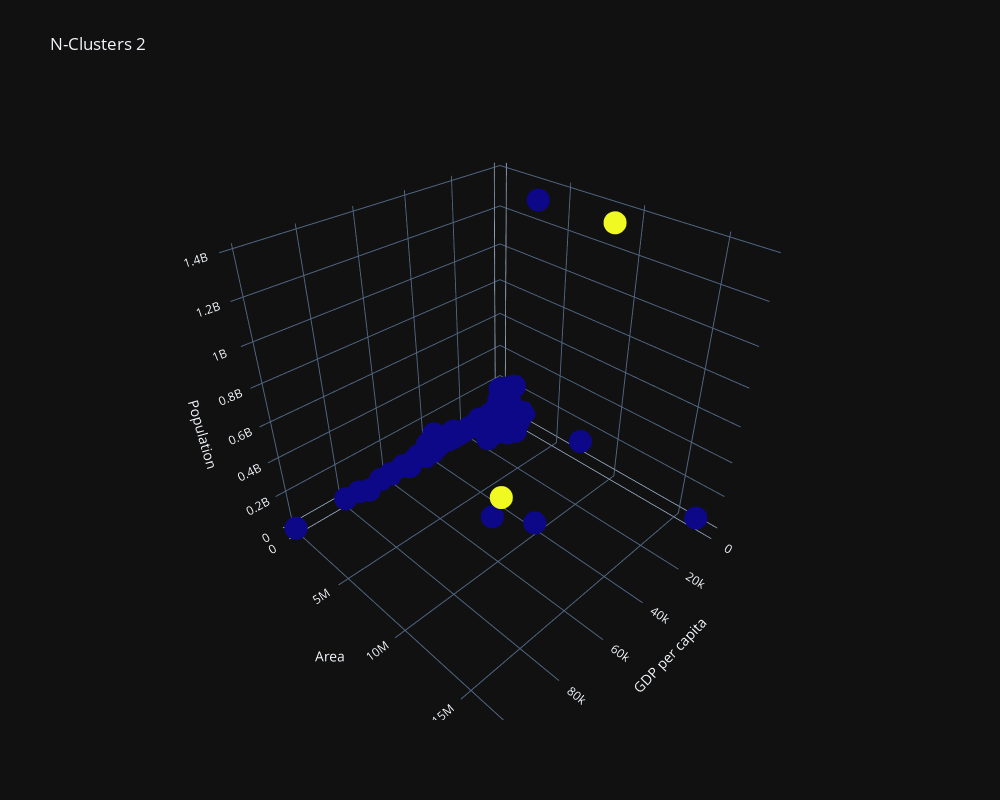
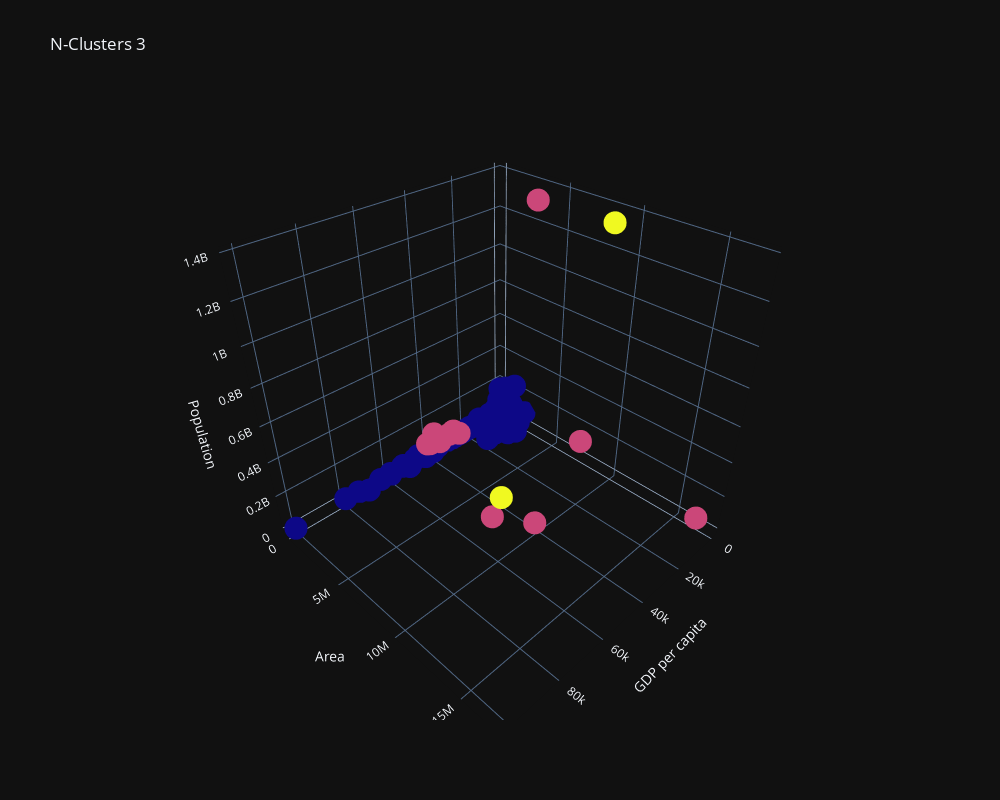
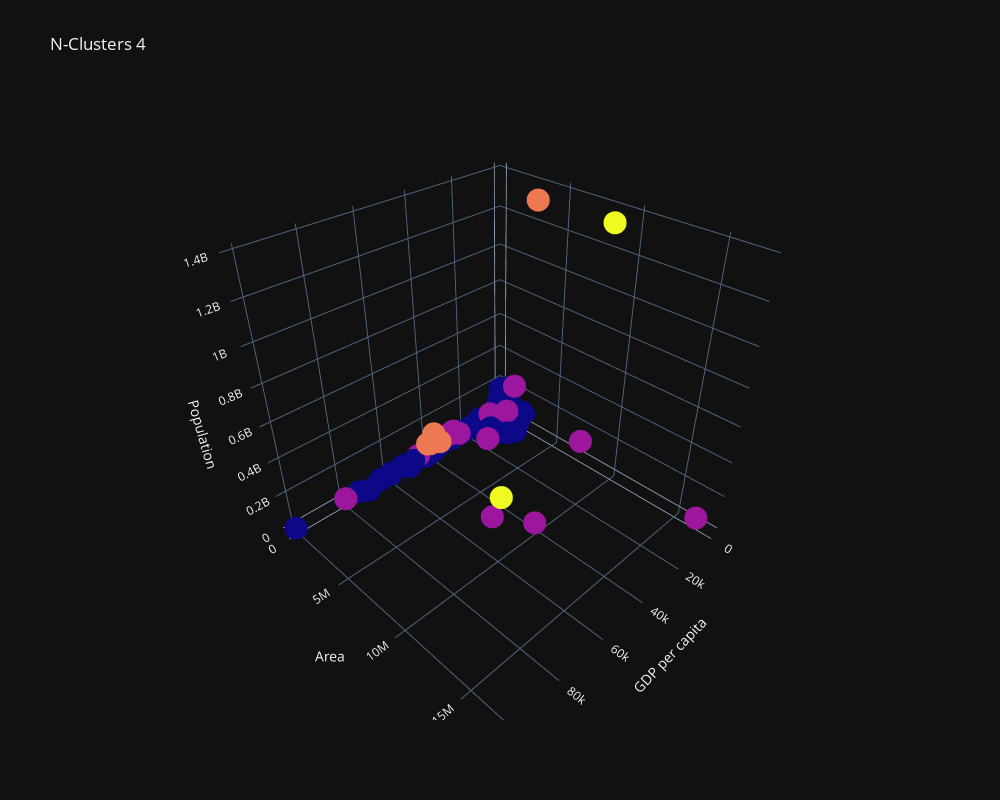
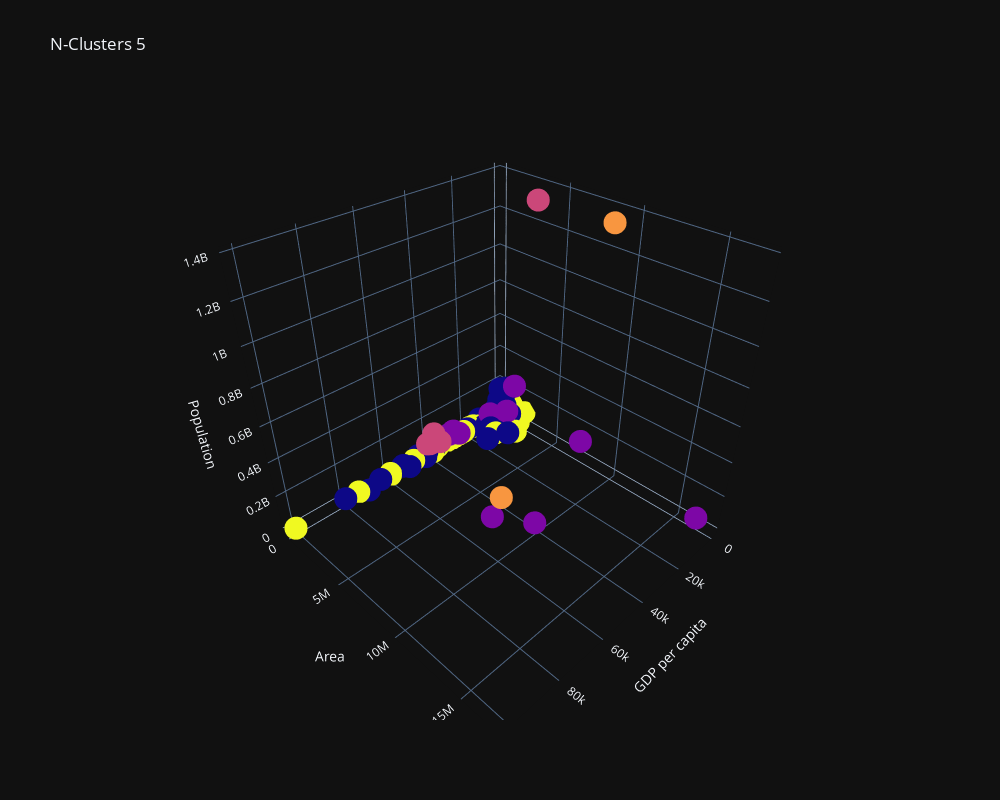

The notebook cell these images were saved under, in order:
### Markdown cell above
## Plot clusterizations with different number of clusters and region statistic in them

### Code cell
n_clusters_list = [kl.elbow, 3, 4, 5]
for n in n_clusters_list:
    kmeans = KMeans(
        init='random',
        n_clusters=n,
        n_init=10,
        max_iter=300,
        random_state=0
    )
    kmeans.fit(features)
    name = f'N-Clusters {n}'
    df[name] = kmeans.labels_

    print(name)
    for i in range(n):
        t = df[df[name] == i]
        table = pd.pivot_table(
            t, values=['GDP', 'Population', 'Area'], index=['Region'], aggfunc=np.sum
        )
        table['Density'] = table['Population'] / table['Area']
        table['GDP per capita'] = table['GDP'] / table['Population']
        max_gdp = table['GDP per capita'].max()
        max_density = table['Density'].max()
        max_gdp_region = table[table['GDP per capita'] == max_gdp].index[0]
        max_density_region = table[table['Density'] == max_density].index[0]
        print(f'\tCluster {i}')
        print(f'\t\tMax GDP: {max_gdp}\tRegion: {max_gdp_region}')
        print(f'\t\tMax Density: {max_density}\tRegion: {max_density_region}')

    fig = px.scatter_3d(
        df, x='GDP per capita', y='Area', z='Population',
        color=kmeans.labels_, hover_data=['Country Name', 'Region', 'CO2 emission', 'Density'],
        width=1000, height=800,
        title=f'N-Clusters {n}'
    )
    fig.update(layout_coloraxis_showscale=False)
    fig.show()

### Figure 1 — Plotly figure (JSON) as saved in the notebook; plotly's stock layout.template omitted (floating-point values rounded to 4 significant figures; data arrays with more than 128 entries replaced by an {"elided": "..."} marker saying what was removed)
{"data": [{"customdata": {"elided": "217x4 mixed values"}, "hovertemplate": "GDP per capita=%{x}<br>Area=%{y}<br>Population=%{z}<br>Country Name=%{customdata[0]}<br>Region=%{customdata[1]}<br>CO2 emission=%{customdata[2]}<br>Density=%{customdata[3]}<br>color=%{marker.color}<extra></extra>", "legendgroup": "", "marker": {"color": {"elided": "217 int values"}, "coloraxis": "coloraxis", "symbol": "circle"}, "mode": "markers", "name": "", "scene": "scene", "showlegend": false, "type": "scatter3d", "x": {"elided": "217 float values"}, "y": {"elided": "217 float values"}, "z": {"elided": "217 float values"}}], "layout": {"coloraxis": {"colorbar": {"title": {"text": "color"}}, "colorscale": [[0, "#0d0887"], [0.1111, "#46039f"], [0.2222, "#7201a8"], [0.3333, "#9c179e"], [0.4444, "#bd3786"], [0.5556, "#d8576b"], [0.6667, "#ed7953"], [0.7778, "#fb9f3a"], [0.8889, "#fdca26"], [1, "#f0f921"]], "showscale": false}, "height": 800, "legend": {"tracegroupgap": 0}, "scene": {"domain": {"x": [0, 1], "y": [0, 1]}, "xaxis": {"title": {"text": "GDP per capita"}}, "yaxis": {"title": {"text": "Area"}}, "zaxis": {"title": {"text": "Population"}}}, "title": {"text": "N-Clusters 2"}, "width": 1000}}

### Figure 2 — Plotly figure (JSON) as saved in the notebook; plotly's stock layout.template omitted (floating-point values rounded to 4 significant figures; data arrays with more than 128 entries replaced by an {"elided": "..."} marker saying what was removed)
{"data": [{"customdata": {"elided": "217x4 mixed values"}, "hovertemplate": "GDP per capita=%{x}<br>Area=%{y}<br>Population=%{z}<br>Country Name=%{customdata[0]}<br>Region=%{customdata[1]}<br>CO2 emission=%{customdata[2]}<br>Density=%{customdata[3]}<br>color=%{marker.color}<extra></extra>", "legendgroup": "", "marker": {"color": {"elided": "217 int values"}, "coloraxis": "coloraxis", "symbol": "circle"}, "mode": "markers", "name": "", "scene": "scene", "showlegend": false, "type": "scatter3d", "x": {"elided": "217 float values"}, "y": {"elided": "217 float values"}, "z": {"elided": "217 float values"}}], "layout": {"coloraxis": {"colorbar": {"title": {"text": "color"}}, "colorscale": [[0, "#0d0887"], [0.1111, "#46039f"], [0.2222, "#7201a8"], [0.3333, "#9c179e"], [0.4444, "#bd3786"], [0.5556, "#d8576b"], [0.6667, "#ed7953"], [0.7778, "#fb9f3a"], [0.8889, "#fdca26"], [1, "#f0f921"]], "showscale": false}, "height": 800, "legend": {"tracegroupgap": 0}, "scene": {"domain": {"x": [0, 1], "y": [0, 1]}, "xaxis": {"title": {"text": "GDP per capita"}}, "yaxis": {"title": {"text": "Area"}}, "zaxis": {"title": {"text": "Population"}}}, "title": {"text": "N-Clusters 3"}, "width": 1000}}

### Figure 3 — Plotly figure (JSON) as saved in the notebook; plotly's stock layout.template omitted (floating-point values rounded to 4 significant figures; data arrays with more than 128 entries replaced by an {"elided": "..."} marker saying what was removed)
{"data": [{"customdata": {"elided": "217x4 mixed values"}, "hovertemplate": "GDP per capita=%{x}<br>Area=%{y}<br>Population=%{z}<br>Country Name=%{customdata[0]}<br>Region=%{customdata[1]}<br>CO2 emission=%{customdata[2]}<br>Density=%{customdata[3]}<br>color=%{marker.color}<extra></extra>", "legendgroup": "", "marker": {"color": {"elided": "217 int values"}, "coloraxis": "coloraxis", "symbol": "circle"}, "mode": "markers", "name": "", "scene": "scene", "showlegend": false, "type": "scatter3d", "x": {"elided": "217 float values"}, "y": {"elided": "217 float values"}, "z": {"elided": "217 float values"}}], "layout": {"coloraxis": {"colorbar": {"title": {"text": "color"}}, "colorscale": [[0, "#0d0887"], [0.1111, "#46039f"], [0.2222, "#7201a8"], [0.3333, "#9c179e"], [0.4444, "#bd3786"], [0.5556, "#d8576b"], [0.6667, "#ed7953"], [0.7778, "#fb9f3a"], [0.8889, "#fdca26"], [1, "#f0f921"]], "showscale": false}, "height": 800, "legend": {"tracegroupgap": 0}, "scene": {"domain": {"x": [0, 1], "y": [0, 1]}, "xaxis": {"title": {"text": "GDP per capita"}}, "yaxis": {"title": {"text": "Area"}}, "zaxis": {"title": {"text": "Population"}}}, "title": {"text": "N-Clusters 4"}, "width": 1000}}

### Figure 4 — Plotly figure (JSON) as saved in the notebook; plotly's stock layout.template omitted (floating-point values rounded to 4 significant figures; data arrays with more than 128 entries replaced by an {"elided": "..."} marker saying what was removed)
{"data": [{"customdata": {"elided": "217x4 mixed values"}, "hovertemplate": "GDP per capita=%{x}<br>Area=%{y}<br>Population=%{z}<br>Country Name=%{customdata[0]}<br>Region=%{customdata[1]}<br>CO2 emission=%{customdata[2]}<br>Density=%{customdata[3]}<br>color=%{marker.color}<extra></extra>", "legendgroup": "", "marker": {"color": {"elided": "217 int values"}, "coloraxis": "coloraxis", "symbol": "circle"}, "mode": "markers", "name": "", "scene": "scene", "showlegend": false, "type": "scatter3d", "x": {"elided": "217 float values"}, "y": {"elided": "217 float values"}, "z": {"elided": "217 float values"}}], "layout": {"coloraxis": {"colorbar": {"title": {"text": "color"}}, "colorscale": [[0, "#0d0887"], [0.1111, "#46039f"], [0.2222, "#7201a8"], [0.3333, "#9c179e"], [0.4444, "#bd3786"], [0.5556, "#d8576b"], [0.6667, "#ed7953"], [0.7778, "#fb9f3a"], [0.8889, "#fdca26"], [1, "#f0f921"]], "showscale": false}, "height": 800, "legend": {"tracegroupgap": 0}, "scene": {"domain": {"x": [0, 1], "y": [0, 1]}, "xaxis": {"title": {"text": "GDP per capita"}}, "yaxis": {"title": {"text": "Area"}}, "zaxis": {"title": {"text": "Population"}}}, "title": {"text": "N-Clusters 5"}, "width": 1000}}
